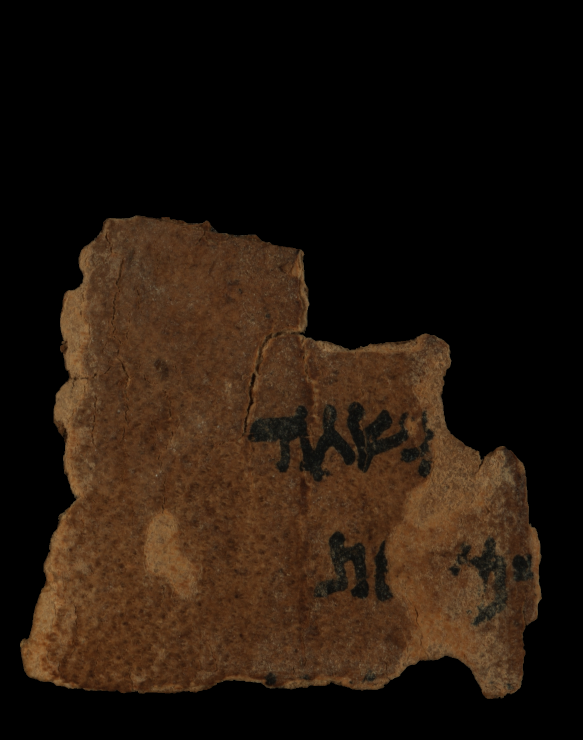
%> input picture DATA/NEW_SEGMENTED/P107-Fg022-R-C01-R01-D09062013-T143209-LR445_ColorCalData_IAA_Both_CC110304_110702._gc_rect.png, 1165 x 1479 px, given in place of B-505776_IR.png, which was not available (shown at 1/2 size)
$ octave demo_search_new.m   (GNU Octave 9; MATLAB toolbox functions it lacks are replaced by stand-ins)
%> lines starting %> are read from the running program, lines starting %| are printed output that depends on the picture; in (x1, y1, x2, y2) boxes, pixels count from 0 and x2, y2 are one past the last pixel; in counts of white or black regions, pixels touching at a corner belong together; the program's own positions count from 1; pictures that were not available may be replaced by others from this repository, and a replacement may not be noted
### matching_single_fragment.m
function [ all_scores ] = matching_single_fragment( fragment_path, PAM_list, save_file, is_new_frag)
%> called with fragment_path = 'B-505776_IR.png', save_file = 1, is_new_frag = 1
% matching_single_fragment searches for image at fragment_path to all PAMs in PAM_list
% and do everything and save the scores to the folder with a *_scores.mat
% file where * is the name of the query fragment
%   PAM_list is a cell of size Nx1 where N is the number of PAMs we would
%   like to search. In each row, we have the name of a PAM we would like
%   to search. If it ends with .jpg we remove the .jpg

    % keep scores for each fragment being run as a query
    % 4 cells --
    % 1) name of fragment
    % 2) name of plate
    % 3) full directory of the plate
    % 4) all matches with
    %   i) fragment name
    %   ii) plate name
    %   iii) full directory to image of fragment
    %   iv) size distance (major axis)
    %   v) size distance (minor axis)
    %   vi) shape distance (after minimizing shape distance)
    %   vii) siftflow distance
    %   viii) degree of rotation

% save_file is set to 1 if we would like to save the file within the function
% is_new_frag is set to 1 if our query is a new fragment (meaning we need to resize it)
% if we are running an old fragment as a query, then is_new_frag = 0

    % folder to save results to:
    SAVE_FOLDER = 'RESULTS';

    % use the name of the image (without .jpg extension) as the name of our
    % mat file
    score_file_name = strsplit(fragment_path, '/');
    score_file_name = score_file_name(end);
    score_file_name = char(score_file_name);
    score_file_name = strsplit(score_file_name, '.');
    new_frag_name = char(score_file_name(1));
    score_file_name = strcat(new_frag_name,'.mat');

    if is_new_frag
        fprintf('looking for new fragment %s in PAMs \n\n', new_frag_name);
    else
        fprintf('looking for PAM fragment %s in PAMs \n\n', new_frag_name);
    end

    if exist(fullfile(SAVE_FOLDER, score_file_name)) ~= 0
        load(fullfile(SAVE_FOLDER, score_file_name));
    else
        all_scores = {};
    end

    % list of old plates (for each fragment in each old plate we would like to
    % run it as a query and search through fragments in all new plates)

    old_plate_name_list = PAM_list;

    % process the new image
    template_im = rgb2gray(imread(fragment_path));
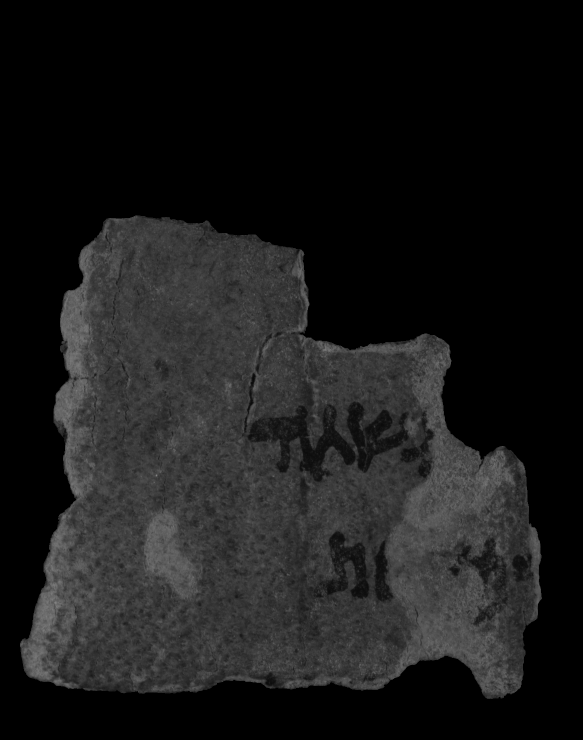
%> template_im: size 1479x1165 uint8 (shown at 1/2 size); min 0, max 138, mean 25.4
    template_bw = template_im > 0;
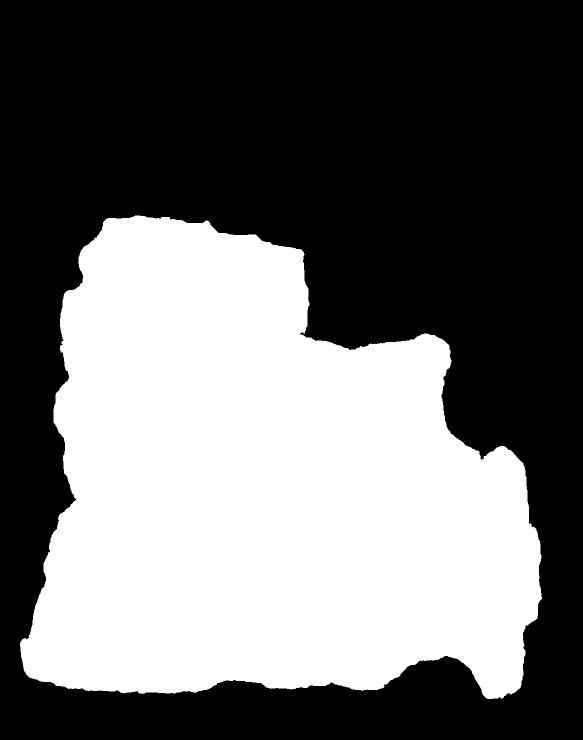
%> template_bw: size 1479x1165 logical (shown at 1/2 size); 42.2% white; 1 white region, box (x1, y1, x2, y2) and area: (40, 431, 1084, 1398) 727225

    template_stats = regionprops(template_bw,'Centroid','Area','PixelIdxList','ConvexHull','Image','MajorAxisLength','MinorAxisLength','Orientation');
%> template_stats = 1 region; Area, Centroid, MajorAxisLength, MinorAxisLength and Orientation: 727225 [528.7 978] 1115.4 908 -36.66

    template_correct_cc_ind=0;
    max_area = 0;
    for cc_ind=1:length(template_stats)
        if template_stats(cc_ind).Area>max_area
            template_correct_cc_ind = cc_ind;
            max_area = template_stats(cc_ind).Area;
        end
    end
%> this loop made 1 pass
%> (template_correct_cc_ind, max_area) on pass 1: (1, 727225)

    cropped_template_bw = template_bw;
    cropped_template_grayscale = template_im;

    if template_correct_cc_ind ~= 0
        cropped_template_bw = template_stats(template_correct_cc_ind).Image;
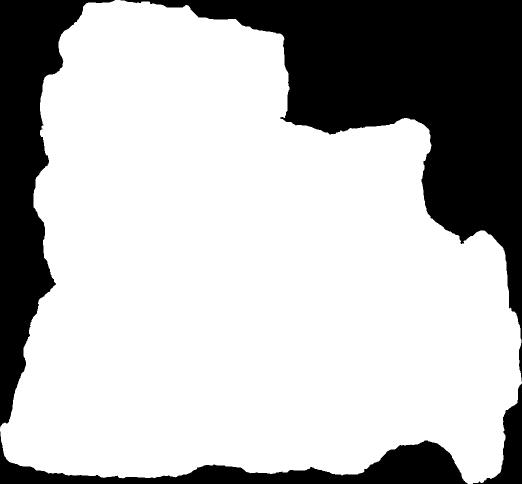
%> cropped_template_bw: size 967x1044 logical (shown at 1/2 size); 72% white; 4 black regions, box (x1, y1, x2, y2) and area: (241, 0, 1044, 763) 175747, (0, 0, 230, 855) 70603, (0, 863, 935, 967) 29400, (946, 767, 1044, 967) 6573

        [a,b]  = ind2sub(size(template_im),template_stats(template_correct_cc_ind).PixelIdxList);
        a2 = a - min(a) + 1; b2 = b - min(b) + 1;
        cropped_template_grayscale = uint8(zeros(size(cropped_template_bw)));
        M = length(a);
%> M = 727225
        for index=1:M
            cropped_template_grayscale(a2(index),b2(index)) =  template_im(a(index),b(index));
        end
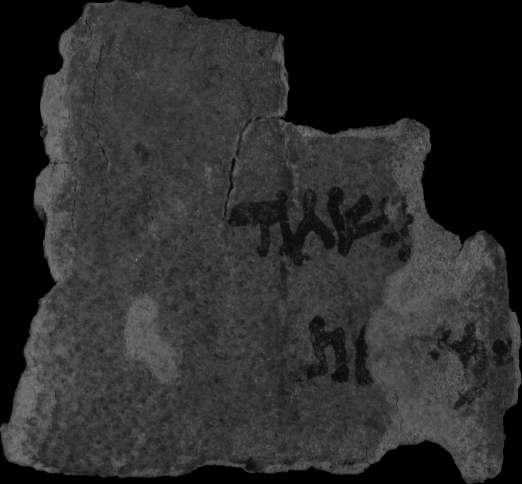
%> cropped_template_grayscale: size 967x1044 uint8 (shown at 1/2 size); min 0, max 138, mean 43.3
    end


    % resize the new fragment so that it is on a similar scale to
    % the old fragment
    if is_new_frag
        cropped_template_grayscale = imresize(cropped_template_grayscale,[size(cropped_template_grayscale,1)*1.4, ...
            size(cropped_template_grayscale,2)*1.4]);
%> cropped_template_grayscale: size 1354x1462 uint8

        cropped_template_bw = imresize(cropped_template_bw,[size(cropped_template_bw,1)*1.4, ...
            size(cropped_template_bw,2)*1.4]);
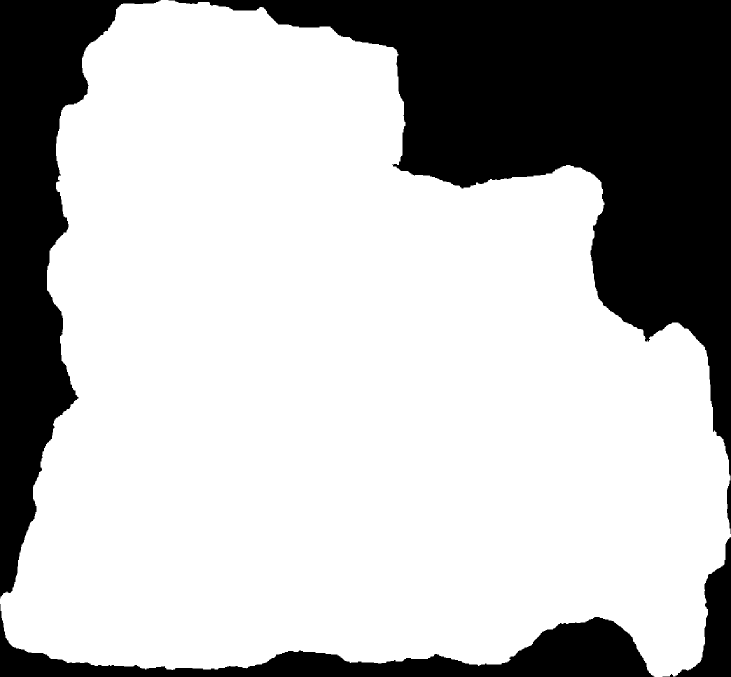
%> cropped_template_bw: size 1354x1462 logical (shown at 1/2 size); 72% white; 4 black regions, box (x1, y1, x2, y2) and area: (337, 0, 1462, 1068) 344496, (0, 0, 322, 1197) 138373, (0, 1208, 1309, 1354) 57577, (1325, 1074, 1462, 1354) 12853
    end

    new_frag_stats = regionprops(cropped_template_bw,'Centroid','Area','PixelIdxList','ConvexHull','Image','MajorAxisLength','MinorAxisLength','Orientation');
%> new_frag_stats = 1 region; Area, Centroid, MajorAxisLength, MinorAxisLength and Orientation: 1426249 [684.2 765.7] 1562 1271.6 -36.63
    new_frag_major_axis = new_frag_stats.MajorAxisLength;
%> new_frag_major_axis = 1562
    new_frag_minor_axis = new_frag_stats.MinorAxisLength;
%> new_frag_minor_axis = 1271.6


    % figure;
    % imshow(cropped_template_grayscale);
    % close all;

    % data to excel easily (convert from mat file to excel file)
    all_scores(1,:) = {new_frag_name, fragment_path, fragment_path, {}};

    % TODO: add progressbar that shows how many fragments/plates
    % (??? which one ???) we have yet to go through

    numIterations = length(old_plate_name_list);
    % obj = ProgressBar(numIterations, ...
    %    'Title', new_frag_name ...
    %    );

    % obj.setup([], [], []);

    for old_plate_num=1:length(old_plate_name_list)
        % current old plate
        old_plate_name = old_plate_name_list{old_plate_num};

        fprintf('%d/%d: %s <--> %s\n', old_plate_num, numIterations, new_frag_name, old_plate_name);
        tic;

        OLD_SEG_DIR = fullfile('DATA', 'OLD_SEGMENTED', 'fragment', old_plate_name);

        %going over the old segmented templates
        % list of all old images on the current old plate
        old_templates_list = dir(fullfile(OLD_SEG_DIR, '*.png'));
        for old_image_ind=1:length(old_templates_list)
            cur_cc_grayscale = imread(fullfile(OLD_SEG_DIR,old_templates_list(old_image_ind).name));
%> cur_cc_grayscale is the input picture: size 1479x1165x3 uint8; mean R, G, B 35.1, 22.8, 13
            if size(size(cur_cc_grayscale),2) == 3
                cur_cc_grayscale = rgb2gray(cur_cc_grayscale);
            end
            % fprintf(fullfile(OLD_SEG_DIR,old_templates_list(old_image_ind).name));
            % check minor and major axis length

            cur_cc_bw = cur_cc_grayscale > 0;

            old_frag_stats = regionprops(cur_cc_bw,'Centroid','Area','PixelIdxList','ConvexHull','Image','MajorAxisLength','MinorAxisLength','Orientation');
%> old_frag_stats has the same summary as template_stats

            % check that we have a connected component
            if isempty(old_frag_stats)
                continue
            end

            % here we do the size comparison by comparing between the lengths of the major axes of each image
            % to one another

            % we do the same for the minor axes of each image
            old_frag_major_axis = old_frag_stats.MajorAxisLength;
%> old_frag_major_axis = 1115.4
            old_frag_minor_axis = old_frag_stats.MinorAxisLength;
%> old_frag_minor_axis = 908

            major_axis_size_diff = abs(old_frag_major_axis - new_frag_major_axis);
%> major_axis_size_diff = 446.7
            minor_axis_size_diff = abs(old_frag_minor_axis - new_frag_minor_axis);
%> minor_axis_size_diff = 363.6

            % the pixel distance threshold was set to 300, but could be set
            % to a smaller number if the resizing is extremely accurate
            % i.e. if we are sure that an AxA size new image and an AxA
            % old image will be the same size in real life
            if major_axis_size_diff > 300 || minor_axis_size_diff > 300
                continue
            end

            % check ratio
            new_frag_ratio = new_frag_major_axis/new_frag_minor_axis;
            old_frag_ratio = old_frag_major_axis/old_frag_minor_axis;

            % we also check that the aspect ratios of the two fragments are similar enough
            if old_frag_ratio < new_frag_ratio - 0.3 || old_frag_ratio > new_frag_ratio + 0.3
                continue
            end

            % do SIFT alignment
            % align_SIFT finds the correct orientation first by maximizing hamming distance
            % then it aligns the two fragments
            [siftflow_distance, shape_distance, dunno, duncare, rotation_amount] = align_SIFT(cropped_template_grayscale, cur_cc_grayscale, 1);

            % save the scores
            % keep scores for each fragment being run as a query
            % 4 cells --
            % 1) name of fragment
            % 2) name of plate
            % 3) full directory of the plate
            % 4) all matches with
            %   i) name
            %   ii) plate
            %   iii) full directory
            %   iv) size distance
            %   v) shape distance
            %   vi) siftflow distance

            % query number
            % find which match number this is and append
            match_number = size(all_scores{1,4},1) + 1;

            all_scores{1,4}(match_number,:) = ...
                                                {old_templates_list(old_image_ind).name,...
                                                old_plate_name,...
                                                fullfile(OLD_SEG_DIR,old_templates_list(old_image_ind).name),...
                                                major_axis_size_diff,...
                                                minor_axis_size_diff,...
                                                shape_distance,...
                                                siftflow_distance,...
                                                rotation_amount};

            close all;
        end

        toc

        % obj.step([], [], []);
        % sort by siftflow distance and then save the results after each plate
        if size(all_scores{1,4},1) ~= 0
            all_scores{1,4} = sortrows(all_scores{1,4},7);
        end

        if save_file
            fprintf('saving to %s\n\n', fullfile(SAVE_FOLDER, score_file_name));
            save(fullfile(SAVE_FOLDER, score_file_name), 'all_scores');
        end
    end

    % release progressbar object
    % obj.release();
end

### demo_search_new.m
% old_plate_name list just includes names of plates
% img_path is path to the new image
% then search is run using matching_single_fragment function
% results are saved in RESULTS directory

old_folders = dir(fullfile('DATA', 'OLD_SEGMENTED', 'fragment'));
idx = ismember({old_folders.name}, {'.', '..', '.DS_Store'});
old_plate_name_list = old_folders(~idx);
old_plate_name_list = {old_plate_name_list.name};
old_plate_name_list = transpose(old_plate_name_list);

img_path = 'B-505776_IR.png';
is_new_frag = 1; % since this is a new fragment

all_scores = matching_single_fragment(img_path, old_plate_name_list, 1, is_new_frag);
